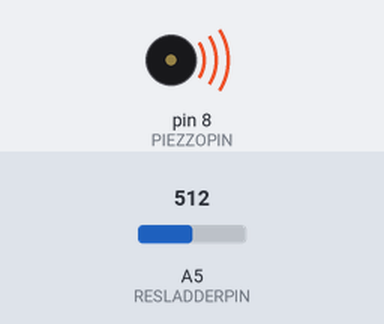
This sketch was run on a simulated Arduino Uno, built with avr-gcc and run on an emulated ATmega328P. On the bench: buzzer (waves = sounding). Inputs (shaded band) come from the test bench; at power-on: A5 (RESLADDERPIN) = 512.

Above: at 1.2 s.
1.3 s: A5 (RESLADDERPIN) set to 492
At 1.8 s:
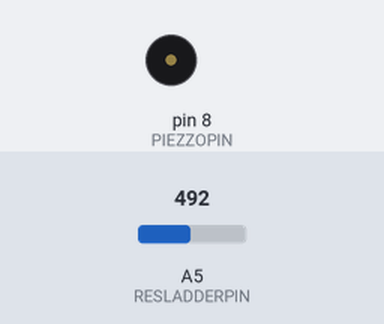
2.8 s: A5 (RESLADDERPIN) set to 511
At 4.0 s:
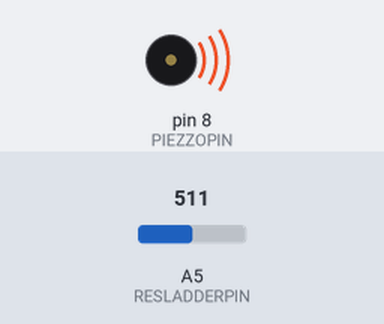
4.3 s: A5 (RESLADDERPIN) set to 495
At 5.2 s:
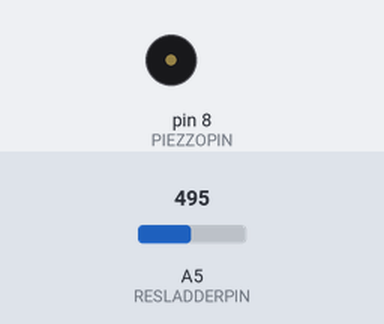
Timing chart, 0 to 7.3 s (numbered marks = the images above; inputs shaded):
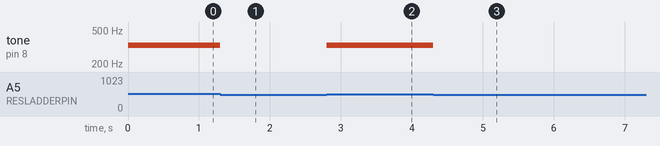

Measured:
- the behaviour switches between 505 and 504 on A5 (RESLADDERPIN) (found by bisection; images 0 and 1)
- after the input at 1.3 s, tone on pin 8 (PIEZZOPIN): 330 Hz → silent at once
- after the input at 2.8 s, tone on pin 8 (PIEZZOPIN): silent → 330 Hz at once
- after the input at 4.3 s, tone on pin 8 (PIEZZOPIN): 330 Hz → silent at once

The sketch:

sketch.ino
```cpp
#define	RESLADDERPIN	A5
#define	PIEZZOPIN	8

int notes[] = {
	262, 294, 330, 349,
};

void setup() {
	Serial.begin(9600);
}

void loop() {
	int key = analogRead(RESLADDERPIN);
	if (key == 1023) // max
		tone(PIEZZOPIN, notes[0]);
	else if (key >= 990 && key <= 1010)
		tone(PIEZZOPIN, notes[1]);
	else if (key >= 505 && key <= 515)
		tone(PIEZZOPIN, notes[2]);
	else if (key >= 5 && key <= 10)
		tone(PIEZZOPIN, notes[3]);
	else
		noTone(PIEZZOPIN);
}
```
